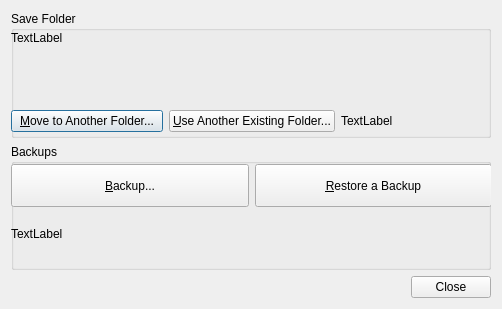
<?xml version="1.0" encoding="UTF-8"?>
<ui version="4.0">
 <class>BackupDialog</class>
 <widget class="QDialog" name="BackupDialog">
  <property name="geometry">
   <rect>
    <x>0</x>
    <y>0</y>
    <width>502</width>
    <height>309</height>
   </rect>
  </property>
  <property name="sizePolicy">
   <sizepolicy hsizetype="Fixed" vsizetype="Fixed">
    <horstretch>0</horstretch>
    <verstretch>0</verstretch>
   </sizepolicy>
  </property>
  <property name="windowTitle">
   <string>Backup &amp; Restore</string>
  </property>
  <property name="modal">
   <bool>true</bool>
  </property>
  <layout class="QVBoxLayout" name="verticalLayout_2">
   <item>
    <layout class="QVBoxLayout" name="verticalLayout_5">
     <item>
      <widget class="QGroupBox" name="groupBox_Folder">
       <property name="sizePolicy">
        <sizepolicy hsizetype="MinimumExpanding" vsizetype="MinimumExpanding">
         <horstretch>0</horstretch>
         <verstretch>0</verstretch>
        </sizepolicy>
       </property>
       <property name="title">
        <string>Save Folder</string>
       </property>
       <property name="alignment">
        <set>Qt::AlignLeading|Qt::AlignLeft|Qt::AlignTop</set>
       </property>
       <property name="flat">
        <bool>true</bool>
       </property>
       <widget class="QWidget" name="verticalLayoutWidget">
        <property name="geometry">
         <rect>
          <x>0</x>
          <y>20</y>
          <width>481</width>
          <height>101</height>
         </rect>
        </property>
        <layout class="QVBoxLayout" name="verticalLayout">
         <item>
          <widget class="QLabel" name="label_BasketSaves">
           <property name="sizePolicy">
            <sizepolicy hsizetype="MinimumExpanding" vsizetype="MinimumExpanding">
             <horstretch>0</horstretch>
             <verstretch>0</verstretch>
            </sizepolicy>
           </property>
           <property name="text">
            <string>TextLabel</string>
           </property>
           <property name="alignment">
            <set>Qt::AlignLeading|Qt::AlignLeft|Qt::AlignTop</set>
           </property>
           <property name="wordWrap">
            <bool>true</bool>
           </property>
          </widget>
         </item>
         <item>
          <layout class="QHBoxLayout" name="horizontalLayout">
           <item>
            <widget class="QPushButton" name="pushButton_MoveFolder">
             <property name="sizePolicy">
              <sizepolicy hsizetype="Preferred" vsizetype="Fixed">
               <horstretch>0</horstretch>
               <verstretch>0</verstretch>
              </sizepolicy>
             </property>
             <property name="text">
              <string>&amp;Move to Another Folder...</string>
             </property>
            </widget>
           </item>
           <item>
            <widget class="QPushButton" name="pushButton_UseFolder">
             <property name="text">
              <string>&amp;Use Another Existing Folder...</string>
             </property>
            </widget>
           </item>
           <item>
            <widget class="QLabel" name="label_Help">
             <property name="text">
              <string>TextLabel</string>
             </property>
            </widget>
           </item>
          </layout>
         </item>
        </layout>
       </widget>
      </widget>
     </item>
     <item>
      <widget class="QGroupBox" name="groupBox_Backup">
       <property name="sizePolicy">
        <sizepolicy hsizetype="MinimumExpanding" vsizetype="MinimumExpanding">
         <horstretch>0</horstretch>
         <verstretch>0</verstretch>
        </sizepolicy>
       </property>
       <property name="title">
        <string>Backups</string>
       </property>
       <property name="alignment">
        <set>Qt::AlignLeading|Qt::AlignLeft|Qt::AlignTop</set>
       </property>
       <property name="flat">
        <bool>true</bool>
       </property>
       <widget class="QWidget" name="verticalLayoutWidget_2">
        <property name="geometry">
         <rect>
          <x>0</x>
          <y>20</y>
          <width>481</width>
          <height>91</height>
         </rect>
        </property>
        <layout class="QVBoxLayout" name="verticalLayout_3">
         <item>
          <layout class="QHBoxLayout" name="horizontalLayout_2">
           <property name="spacing">
            <number>6</number>
           </property>
           <property name="sizeConstraint">
            <enum>QLayout::SetDefaultConstraint</enum>
           </property>
           <item>
            <widget class="QPushButton" name="pushButton_Backup">
             <property name="sizePolicy">
              <sizepolicy hsizetype="MinimumExpanding" vsizetype="MinimumExpanding">
               <horstretch>0</horstretch>
               <verstretch>0</verstretch>
              </sizepolicy>
             </property>
             <property name="text">
              <string>&amp;Backup...</string>
             </property>
            </widget>
           </item>
           <item>
            <widget class="QPushButton" name="pushButton_Restore">
             <property name="sizePolicy">
              <sizepolicy hsizetype="MinimumExpanding" vsizetype="MinimumExpanding">
               <horstretch>0</horstretch>
               <verstretch>0</verstretch>
              </sizepolicy>
             </property>
             <property name="text">
              <string>&amp;Restore a Backup</string>
             </property>
            </widget>
           </item>
          </layout>
         </item>
         <item>
          <widget class="QLabel" name="label_LastBackup">
           <property name="sizePolicy">
            <sizepolicy hsizetype="MinimumExpanding" vsizetype="MinimumExpanding">
             <horstretch>0</horstretch>
             <verstretch>0</verstretch>
            </sizepolicy>
           </property>
           <property name="text">
            <string>TextLabel</string>
           </property>
          </widget>
         </item>
        </layout>
       </widget>
      </widget>
     </item>
    </layout>
   </item>
   <item>
    <widget class="QDialogButtonBox" name="buttonBox">
     <property name="orientation">
      <enum>Qt::Horizontal</enum>
     </property>
     <property name="standardButtons">
      <set>QDialogButtonBox::Close</set>
     </property>
    </widget>
   </item>
  </layout>
 </widget>
 <resources/>
 <connections>
  <connection>
   <sender>buttonBox</sender>
   <signal>rejected()</signal>
   <receiver>BackupDialog</receiver>
   <slot>close()</slot>
   <hints>
    <hint type="sourcelabel">
     <x>189</x>
     <y>290</y>
    </hint>
    <hint type="destinationlabel">
     <x>199</x>
     <y>149</y>
    </hint>
   </hints>
  </connection>
 </connections>
</ui>
